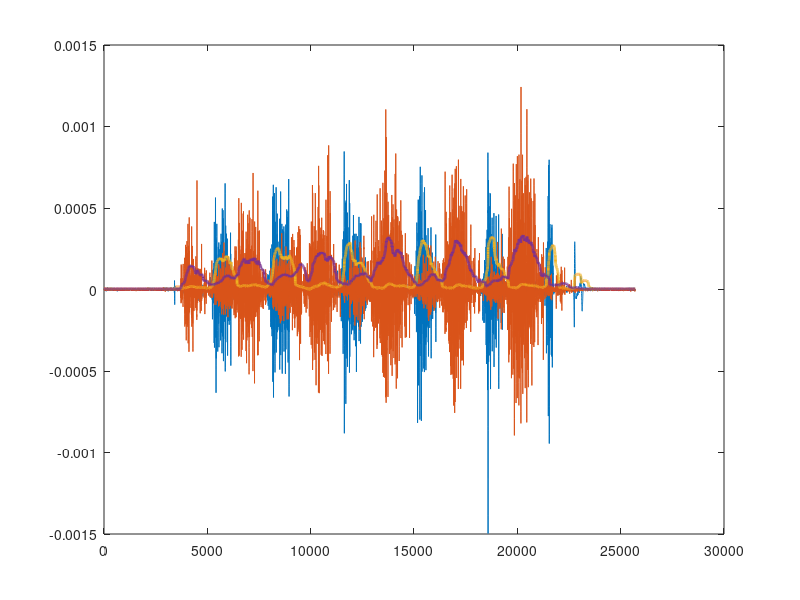

Here is the MATLAB script that generated this plot:
% Script to demonstrate windowed RMS processing of EMG data. Makre sure you 
% also download 'emgdata.mat' to run this.

% Read in EMG raw data

load('emgdata.mat', 'emgdata')

% Specify window size for processing - ie how many samples are you looking
% back?

[rows, cols] = size(emgdata);
window = 300;

% Initialise storage array for output

RMSdata = zeros(rows-window, cols);

% Detrend raw data

emgdet = detrend(emgdata);

% Calculate RMS values for sliding window (RMS requires Signal Processing
% toolbox)

for i = window+1:rows
    RMSdata(i-window,:) = rms(emgdet(i-window:i,:));
end

% Plot raw (actually detrended) EMG data against windowed RMS (play with
% colours to make this more readable)

plot(emgdet(window+1:rows,:)); hold on
plot(RMSdata, 'LineWidth', 2)

% Downsample and save as 'predictors' for pattern recognition network

emg.predictors = downsample(RMSdata, 100);

